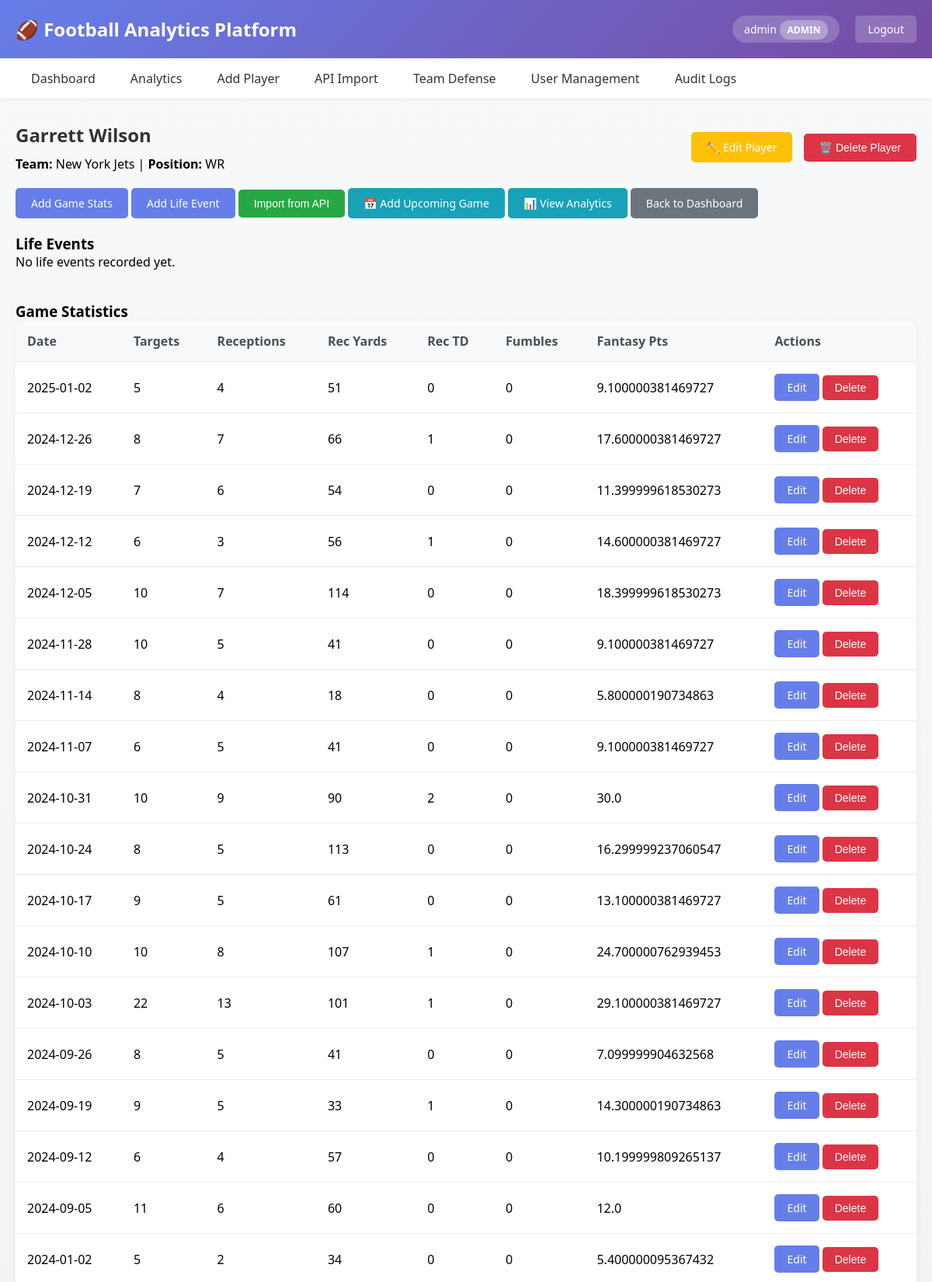
Screenshot of /player/1 (signed in, upper part) with the database file from the repository.
### app/main.py (models this page shows, shortened)
class User(UserMixin, db.Model):
    id = db.Column(db.Integer, primary_key=True)
    username = db.Column(db.String(80), unique=True, nullable=False)
    email = db.Column(db.String(120), unique=True, nullable=False)
    password_hash = db.Column(db.String(200), nullable=False)
    role = db.Column(db.String(20), nullable=False, default='viewer')  # admin, analyst, viewer
    created_at = db.Column(db.DateTime, default=datetime.utcnow)
    def is_admin(self):
        return self.role == 'admin'
    def is_analyst(self):
        return self.role in ['admin', 'analyst']

class Player(db.Model):
    id = db.Column(db.Integer, primary_key=True)
    name = db.Column(db.String(100), nullable=False)
    team = db.Column(db.String(100), nullable=False)
    position = db.Column(db.String(50), nullable=False)
    created_at = db.Column(db.DateTime, default=datetime.utcnow)
    stats = db.relationship('PlayerStats', backref='player', lazy=True, cascade='all, delete-orphan')
    life_events = db.relationship('LifeEvent', backref='player', lazy=True, cascade='all, delete-orphan')

class PlayerStats(db.Model):
    id = db.Column(db.Integer, primary_key=True)
    player_id = db.Column(db.Integer, db.ForeignKey('player.id'), nullable=False)
    game_date = db.Column(db.Date, nullable=False)
    passing_yards = db.Column(db.Integer, default=0)
    passing_tds = db.Column(db.Integer, default=0)
    interceptions = db.Column(db.Integer, default=0)
    completions = db.Column(db.Integer, default=0)
    pass_attempts = db.Column(db.Integer, default=0)
    rushing_yards = db.Column(db.Integer, default=0)
    rushing_tds = db.Column(db.Integer, default=0)
    carries = db.Column(db.Integer, default=0)
    receptions = db.Column(db.Integer, default=0)
    receiving_yards = db.Column(db.Integer, default=0)
    receiving_tds = db.Column(db.Integer, default=0)
    targets = db.Column(db.Integer, default=0)
    fumbles = db.Column(db.Integer, default=0)
    fantasy_points = db.Column(db.Float, default=0.0)

### app/main.py (the view)
@app.route('/player/<int:player_id>')
@login_required
def player_detail(player_id):
    player = Player.query.get_or_404(player_id)
    stats = PlayerStats.query.filter_by(player_id=player_id).order_by(PlayerStats.game_date.desc()).all()
    life_events = LifeEvent.query.filter_by(player_id=player_id).order_by(LifeEvent.event_date.desc()).all()
    return render_template('player_detail.html', player=player, stats=stats, life_events=life_events)

### app/main.py (called while the page is built)
@login_manager.user_loader
def load_user(user_id):
    return User.query.get(int(user_id))

### templates/player_detail.html (shortened to what this page needs)
{% extends "base.html" %}
{% block content %}
<div style="display: flex; justify-content: space-between; align-items: center; margin-bottom: 20px;">
    <div>
        <h2>{{ player.name }}</h2>
        <p><strong>Team:</strong> {{ player.team }} | <strong>Position:</strong> {{ player.position }}</p>
    </div>
    <div>
        {% if current_user.is_analyst() %}
        <a href="/edit_player/{{ player.id }}" class="btn" style="background: #ffc107; margin-right: 10px;">✏️ Edit Player</a>
        {% endif %}
        {% if current_user.is_admin() %}
        <form method="POST" action="/delete_player/{{ player.id }}" style="display: inline;" onsubmit="return confirm('⚠️ Are you sure you want to delete {{ player.name }}? This will delete ALL stats and life events!');">
            <button type="submit" class="btn" style="background: #dc3545;">🗑️ Delete Player</button>
        </form>
        {% endif %}
    </div>
</div>
<div style="margin: 20px 0;">
    {% if current_user.is_analyst() %}
    <a href="/add_stats/{{ player.id }}" class="btn">Add Game Stats</a>
    <a href="/add_life_event/{{ player.id }}" class="btn">Add Life Event</a>
    <button onclick="showImportForm()" class="btn" style="background: #28a745;">Import from API</button>
    <a href="/add_upcoming_game/{{ player.id }}" class="btn" style="background: #17a2b8;">📅 Add Upcoming Game</a>
    {% endif %}
    <a href="/player_analytics/{{ player.id }}" class="btn" style="background: #17a2b8;">📊 View Analytics</a>
    <a href="/" class="btn btn-secondary">Back to Dashboard</a>
</div>
<h3>Life Events</h3>
{% if life_events %}
    <table>
        <thead>
            <tr>
                <th>Date</th>
                <th>Type</th>
                <th>Category</th>
                <th>Description</th>
                {% if current_user.is_analyst() %}
                <th>Actions</th>
                {% endif %}
            </tr>
        </thead>
        <tbody>
            {% for event in life_events %}
            <tr>
                <td>{{ event.event_date }}</td>
                <td>
                    {% if event.event_type == 'positive' %}
                        ✅ Positive
                    {% else %}
                        ❌ Negative
                    {% endif %}
                </td>
                <td>{{ event.event_category }}</td>
                <td>{{ event.event_description }}</td>
                {% if current_user.is_analyst() %}
                <td>
                    <a href="/edit_life_event/{{ event.id }}" class="btn" style="padding: 8px 16px; font-size: 14px;">Edit</a>
                    {% if current_user.is_admin() %}
                    <form method="POST" action="/delete_life_event/{{ event.id }}" style="display: inline;" onsubmit="return confirm('Are you sure you want to delete this life event?');">
                        <button type="submit" class="btn btn-secondary" style="padding: 8px 16px; font-size: 14px; background: #dc3545;">Delete</button>
                    </form>
                    {% endif %}
                </td>
                {% endif %}
            </tr>
            {% endfor %}
        </tbody>
    </table>
{% else %}
    <p>No life events recorded yet.</p>
{% endif %}
<h3 style="margin-top: 40px;">Game Statistics</h3>
{% if stats %}
    <table>
        <thead>
            <tr>
                <th>Date</th>
                {% if player.position == 'QB' %}
                    <th>Comp/Att</th>
                    <th>Pass Yds</th>
                    <th>Pass TD</th>
                    <th>INT</th>
                    <th>Rush Yds</th>
                    <th>Rush TD</th>
                {% elif player.position in ['WR', 'TE'] %}
                    <th>Targets</th>
                    <th>Receptions</th>
                    <th>Rec Yards</th>
                    <th>Rec TD</th>
                {% endif %}
                <th>Fumbles</th>
                <th>Fantasy Pts</th>
                {% if current_user.is_analyst() %}
                <th>Actions</th>
                {% endif %}
            </tr>
        </thead>
        <tbody>
            {% for stat in stats %}
            <tr>
                <td>{{ stat.game_date }}</td>
                {% if player.position == 'QB' %}
                    <td>{{ stat.completions }}/{{ stat.pass_attempts }}</td>
                    <td>{{ stat.passing_yards }}</td>
                    <td>{{ stat.passing_tds }}</td>
                    <td>{{ stat.interceptions }}</td>
                    <td>{{ stat.rushing_yards }}</td>
                    <td>{{ stat.rushing_tds }}</td>
                {% elif player.position in ['WR', 'TE'] %}
                    <td>{{ stat.targets }}</td>
                    <td>{{ stat.receptions }}</td>
                    <td>{{ stat.receiving_yards }}</td>
                    <td>{{ stat.receiving_tds }}</td>
                {% endif %}
                <td>{{ stat.fumbles }}</td>
                <td>{{ stat.fantasy_points }}</td>
                {% if current_user.is_analyst() %}
                <td>
                    <a href="/edit_stats/{{ stat.id }}" class="btn" style="padding: 8px 16px; font-size: 14px;">Edit</a>
                    {% if current_user.is_admin() %}
                    <form method="POST" action="/delete_stats/{{ stat.id }}" style="display: inline;" onsubmit="return confirm('Are you sure you want to delete these stats?');">
                        <button type="submit" class="btn btn-secondary" style="padding: 8px 16px; font-size: 14px; background: #dc3545;">Delete</button>
                    </form>
                    {% endif %}
                </td>
                {% endif %}
            </tr>
            {% endfor %}
        </tbody>
    </table>
{% else %}
    <p>No statistics recorded yet.</p>
{% endif %}
{% endblock %}

### templates/base.html (shortened to what this page needs)
<!DOCTYPE html>
<html lang="en">
<head>
</head>
<body>
    <div class="header">
        <div class="header-content">
            <h1>🏈 Football Analytics Platform</h1>
            {% if current_user.is_authenticated %}
            <div class="user-info">
                <div class="user-badge">
                    {{ current_user.username }}
                    <span class="role-badge">{{ current_user.role }}</span>
                </div>
                <a href="{{ url_for('logout') }}" class="logout-btn">Logout</a>
            </div>
            {% endif %}
        </div>
    </div>
    {% if current_user.is_authenticated %}
    <nav>
        <ul>
            <li><a href="{{ url_for('index') }}">Dashboard</a></li>
            <li><a href="{{ url_for('analytics') }}">Analytics</a></li>
            {% if current_user.is_analyst() %}
            <li><a href="{{ url_for('add_player') }}">Add Player</a></li>
            <li><a href="{{ url_for('api_test') }}">API Import</a></li>
            <li><a href="{{ url_for('view_team_defense') }}">Team Defense</a></li>
            {% endif %}
            {% if current_user.is_admin() %}
            <li><a href="{{ url_for('admin_users') }}">User Management</a></li>
            <li><a href="{{ url_for('audit_logs') }}">Audit Logs</a></li>
            {% endif %}
        </ul>
    </nav>
    {% endif %}
    <div class="container">
        {% block content %}{% endblock %}
    </div>
</body>
</html>

### templates/base.html (style rules this page uses)
* { margin: 0; padding: 0; box-sizing: border-box; }
body { font-family: 'Segoe UI', Tahoma, Geneva, Verdana, sans-serif; background: linear-gradient(to bottom, #f8f9fa, #e9ecef); min-height: 100vh; }
.header { background: linear-gradient(135deg, #667eea 0%, #764ba2 100%); color: white; padding: 20px 0; box-shadow: 0 2px 10px rgba(0,0,0,0.1); }
.header-content { max-width: 1200px; margin: 0 auto; padding: 0 20px; display: flex; justify-content: space-between; align-items: center; }
.header h1 { font-size: 24px; display: flex; align-items: center; gap: 10px; }
.user-info { display: flex; align-items: center; gap: 20px; }
.user-badge { background: rgba(255, 255, 255, 0.2); padding: 8px 15px; border-radius: 20px; font-size: 14px; }
.role-badge { background: rgba(255, 255, 255, 0.3); padding: 4px 10px; border-radius: 12px; font-size: 12px; font-weight: bold; text-transform: uppercase; }
nav { background: white; box-shadow: 0 2px 5px rgba(0,0,0,0.05); position: sticky; top: 0; z-index: 100; }
nav ul { max-width: 1200px; margin: 0 auto; padding: 0 20px; list-style: none; display: flex; gap: 5px; }
nav a { display: block; padding: 15px 20px; color: #333; text-decoration: none; font-weight: 500; transition: background 0.3s, color 0.3s; }
.container { max-width: 1200px; margin: 30px auto; padding: 0 20px; }
.btn { display: inline-block; padding: 10px 20px; background: #667eea; color: white; text-decoration: none; border-radius: 5px; border: none; cursor: pointer; font-size: 14px; font-weight: 500; transition: background 0.3s; }
.btn-secondary { background: #6c757d; }
table { width: 100%; background: white; border-radius: 10px; overflow: hidden; box-shadow: 0 2px 10px rgba(0,0,0,0.05); border-collapse: collapse; }
th, td { padding: 15px; text-align: left; border-bottom: 1px solid #e9ecef; }
th { background: #f8f9fa; font-weight: 600; color: #495057; }
h2 { color: #333; margin-bottom: 10px; }
.logout-btn { background: rgba(255, 255, 255, 0.2); color: white; padding: 8px 16px; border-radius: 5px; text-decoration: none; font-size: 14px; transition: background 0.3s; }

### rows the page displays
User: username "admin", role "ADMIN"
Player: name "Garrett Wilson", team "New York Jets", position "WR"
PlayerStats: game_date "2025-01-02", targets "5", receptions "4", receiving_yards "51", receiving_tds "0", fumbles "0", fantasy_points "9.100000381469727"
PlayerStats: game_date "2024-12-26", targets "8", receptions "7", receiving_yards "66", receiving_tds "1", fumbles "0", fantasy_points "17.600000381469727"
PlayerStats: game_date "2024-12-19", targets "7", receptions "6", receiving_yards "54", receiving_tds "0", fumbles "0", fantasy_points "11.399999618530273"
PlayerStats: game_date "2024-12-12", targets "6", receptions "3", receiving_yards "56", receiving_tds "1", fumbles "0", fantasy_points "14.600000381469727"
PlayerStats: game_date "2024-12-05", targets "10", receptions "7", receiving_yards "114", receiving_tds "0", fumbles "0", fantasy_points "18.399999618530273"
PlayerStats: game_date "2024-11-28", targets "10", receptions "5", receiving_yards "41", receiving_tds "0", fumbles "0", fantasy_points "9.100000381469727"
PlayerStats: game_date "2024-11-14", targets "8", receptions "4", receiving_yards "18", receiving_tds "0", fumbles "0", fantasy_points "5.800000190734863"
PlayerStats: game_date "2024-11-07", targets "6", receptions "5", receiving_yards "41", receiving_tds "0", fumbles "0", fantasy_points "9.100000381469727"
PlayerStats: game_date "2024-10-31", targets "10", receptions "9", receiving_yards "90", receiving_tds "2", fumbles "0", fantasy_points "30.0"
PlayerStats: game_date "2024-10-24", targets "8", receptions "5", receiving_yards "113", receiving_tds "0", fumbles "0", fantasy_points "16.299999237060547"
PlayerStats: game_date "2024-10-17", targets "9", receptions "5", receiving_yards "61", receiving_tds "0", fumbles "0", fantasy_points "13.100000381469727"
PlayerStats: game_date "2024-10-10", targets "10", receptions "8", receiving_yards "107", receiving_tds "1", fumbles "0", fantasy_points "24.700000762939453"
PlayerStats: game_date "2024-10-03", targets "22", receptions "13", receiving_yards "101", receiving_tds "1", fumbles "0", fantasy_points "29.100000381469727"
PlayerStats: game_date "2024-09-26", targets "8", receptions "5", receiving_yards "41", receiving_tds "0", fumbles "0", fantasy_points "7.099999904632568"
PlayerStats: game_date "2024-09-19", targets "9", receptions "5", receiving_yards "33", receiving_tds "1", fumbles "0", fantasy_points "14.300000190734863"
PlayerStats: game_date "2024-09-12", targets "6", receptions "4", receiving_yards "57", receiving_tds "0", fumbles "0", fantasy_points "10.199999809265137"
PlayerStats: game_date "2024-09-05", targets "11", receptions "6", receiving_yards "60", receiving_tds "0", fumbles "0", fantasy_points "12.0"
PlayerStats: game_date "2024-01-02", targets "5", receptions "2", receiving_yards "34", receiving_tds "0", fumbles "0", fantasy_points "5.400000095367432"
